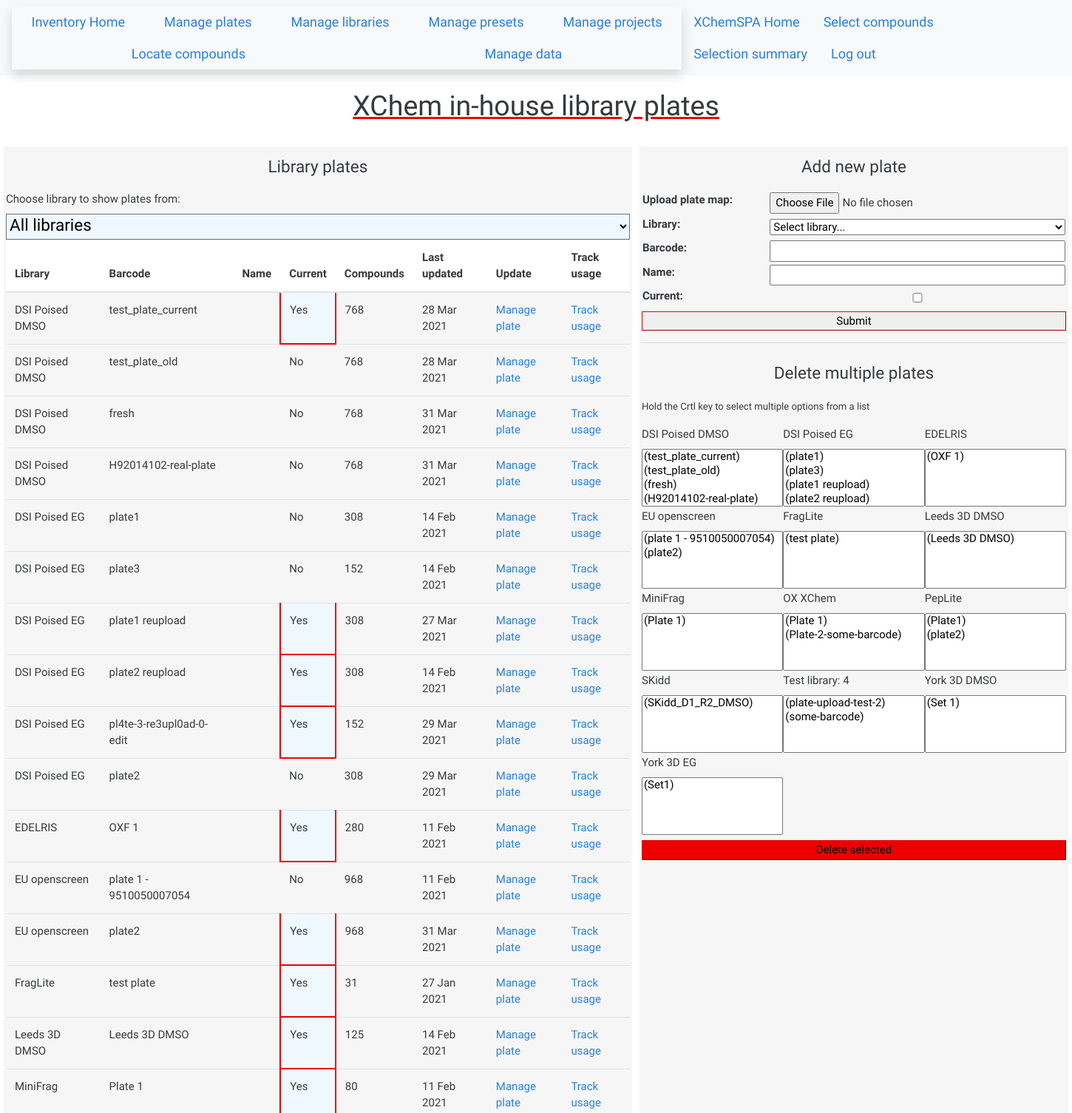
Page /inventory/plates/ (signed in, upper part) on the earlier database version.
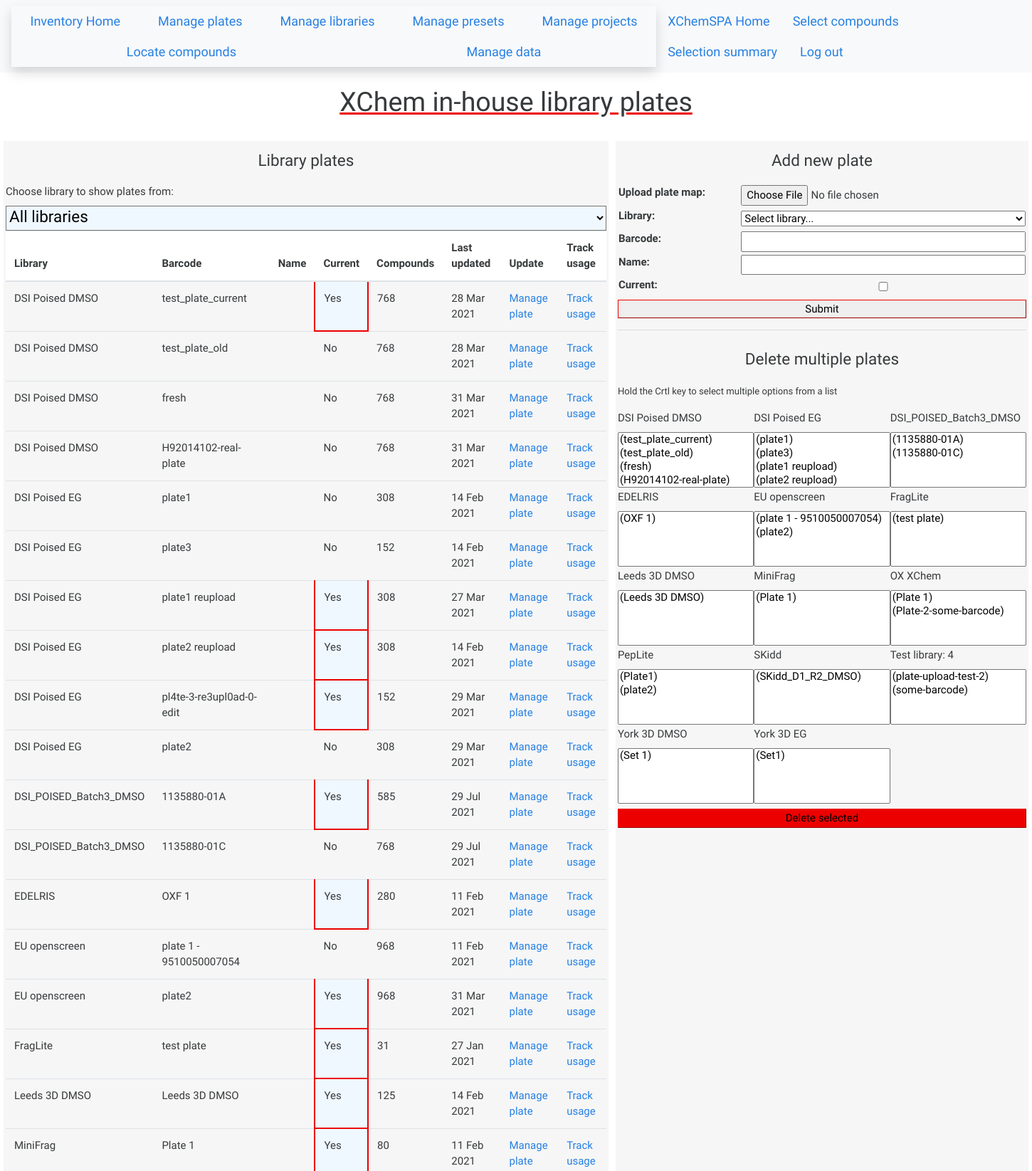
Same page on the later database version.
### API/models.py (models this page shows, shortened)
class Library(models.Model):
    name = models.CharField(max_length=100, blank=True, null=True)
    for_industry = models.BooleanField(default=False)
    public = models.BooleanField(default=False)

class LibraryPlate(models.Model):
    barcode = models.CharField(max_length=100, blank=True, null=True) #string to identify physical plate
    library = models.ForeignKey(Library, on_delete=models.PROTECT, related_name="plates" )
    current = models.BooleanField(default=True)
    last_tested =  models.DateField(auto_now=True)
    name = models.CharField(max_length=100, blank=True, null=True)
    unique_together = ['barcode', 'library']

### inventory/views.py (the view)
# urls.py: path("plates/", views.plates, name="plates"),
@staff_member_required
def plates(request):
	libraries = Library.objects.filter(public=True).order_by("name")
	plate_form = forms.LibraryPlateForm(libs=h.current_library_selection(True))
	return render(request, "inventory/plates.html", {"libraries": libraries, "plate_form" : plate_form})

### inventory/forms.py
class LibraryPlateForm(PlateUpdateForm):
	plate_map = forms.FileField(label='Upload plate map:', required=True)

### inventory/inv_helpers.py (called while the page is built)
def current_library_selection(boolean):
	if boolean == True:
		first_tuple = [("", "Select library...")]
	else:
		first_tuple = []
	return  first_tuple + [(library.id, library.name) for library in Library.objects.filter(public=True)]

### inventory/templates/inventory/plates.html (shortened to what this page needs)
{% extends "layout.html" %}
{% load static %}
  {% block main %}
  <main id="plates">
    <h1>XChem in-house library plates</h1>
    <section id="library-list">
      <h2>Library plates</h2>
      <label>Choose library to show plates from:</label>
      <select class="table-filter" name="library" onchange="showLibrary(value)">
        <option value="all" selected>All libraries</option>
      </select>
      <table id="table" class="table table-hover">
        <thead>
          <th>Library</th>
          <th>Barcode</th>
          <th>Name</th>
          <th>Current</th>
          <th>Compounds</th>
          <th>Last updated</th>
          <th>Update</th>
          <th>Track usage</th>
        </thead>
        <tbody>
          {% for library in libraries %}
            {% if library.plates.all|length > 0 %}
              {% for plate in library.plates.all %}
                <tr class="plate-row" data-lib="{{library.id}}">
                  <td>{{ library.name }}</td>
                  <td>{{ plate.barcode }}</td>
                   <td>{%if plate.name %}{{ plate.name }}{% endif %}</td>
                  {% if plate.current %}
                    <td class="highlight">Yes</td>
                    {% else %}
                    <td>No</td>
                  {% endif %}
                  <td>{{plate.compounds.count}}</td>
                  <td>{{ plate.last_tested|date:"d M Y" }}</td>
                  <td><a href="../update-plate/{{plate.id}}/">Manage plate</a></td>
                  <td><a href="../track-usage/{{plate.id}}/{{plate.last_tested|date:"Y-m-d"}}/general-view/">Track usage</a></td>
                </tr>
              {% endfor %}
            {% endif %}
          {% endfor %}
        </tbody>
      </table>
    </section>
    <section id="upload-form">
	  <div>
		  <h2>Add new plate</h2>
		  <form action="../add-plate/" method="post" enctype="multipart/form-data" >
			<table>
			{{ plate_form.as_table }}
			</table>
			<input type="submit" value="Submit" onclick="showOverlay(['id_plate_map', 'id_library', 'id_barcode'])">
		  </form>
	  </div>
	  <hr>
	   <div id="multi-delete-form">
		  <h2>Delete multiple plates</h2>
		  <form action="../delete-multiple-plates/" method="post">
			<p><small>Hold the Crtl key to select multiple options from a list</small></p>
			<div id="liblist">
				{% for library in libraries %}
				<div>
					<label>{{library.name}}</label>
					<select name="{{library.id}}" multiple>
						{% for plate in library.plates.all %}
						<option value="{{plate.id}}">{%if plate.name%}{{ plate.name }} {% endif %}({{ plate.barcode }})</option>
						{% endfor %}
					</select>
				</div>
				{% endfor%}
			</div>
			<button type="submit" class="delete-button" onclick="showOverlay([])">Delete selected</button>
		  </form>
	  </div>
    </section>
  </main>
  {% endblock %}

### inventory/templates/layout.html (shortened to what this page needs)
{% load static %}
<!DOCTYPE html>
<html lang="en">
<head>
    <link rel="stylesheet" href="https://bootswatch.com/4/cosmo/bootstrap.min.css">
    <link rel="stylesheet" href="https://use.fontawesome.com/releases/v5.6.3/css/all.css">
    <link rel="stylesheet" href="https://unpkg.com/bootstrap-table@1.18.2/dist/bootstrap-table.min.css">
    <link rel="stylesheet" href="{% static "inventory/prep.css" %}">
    <link rel="stylesheet" href="{% static "inventory/style.css" %}">
</head>
<body>
    <nav class="navbar navbar-expand-lg navbar-light bg-light">
		<ul class="nav shadow nav-fill">
			<li class="nav-item">
				<a class="nav-link" href="/inventory/">Inventory Home  </a>
			</li>
			<li class="nav-item active">
				<a class="nav-link" href="/inventory/plates/"> Manage plates </a>
			</li>
			<li class="nav-item active">
				<a class="nav-link" href="/inventory/libraries/">Manage libraries  </a>
			</li>
			<li class="nav-item active">
				<a class="nav-link" href="/inventory/presets/">Manage presets  </a>
			</li>
			<li class="nav-item active">
				<a class="nav-link" href="/inventory/projects/">Manage projects</a>
			</li>
			<li class="nav-item active">
				<a class="nav-link" href="/inventory/locate-compounds/">Locate compounds</a>
			</li>
			<li class="nav-item active">
				<a class="nav-link" href="/inventory/browse-data/">Manage data</a>
			</li>
		</ul>
		<ul class="nav">
			<li class="nav-item">
				<a class="nav-link" href="/">XChemSPA Home  </a>
			</li>
			<li class="nav-item">
				<a class="nav-link" href="/selection/selection/"> Select compounds </a>
			</li>
			<li class="nav-item">
				<a class="nav-link" href="/selection/summary/">Selection summary  </a>
			</li>
			<li class="nav-item">
				<a class="nav-link" href="/accounts/logout/">Log out  </a>
			</li>
		</ul>
	</nav>
	{% block main %}
	{% endblock %}
</body>
</html>

### webSoakDB_frontend/static/inventory/prep.css (style rules this page uses)
body { padding: 0; margin: auto auto; max-width: 2500px; }
section { display: block; background: #f6f6f6; padding: 3px; margin: 5px; position: relative; }
button { border-width: 1px; border-color: #ec0000; }
h1, h2, h3 { text-align: center; padding-bottom: 0.5em; padding-top: 0.5em; }
h1 { text-decoration: underline; text-decoration-color: #ec0000; }
h2 { font-size: 1.5em; }
nav { font-size: 1.2em; }
thead th { position: webkit-sticky; position: sticky; background: white; top: 0; padding: 0; }

### webSoakDB_frontend/static/inventory/style.css (style rules this page uses)
main h1 { grid-column: 1/-1; }
section#library-list { grid-column: 1/2; }
section#upload-form { grid-column: 2/3; }
.delete-button { background: #ec0000; margin-top: 5px; margin-bottom: 5px; }
main#plates { display: grid; grid-template-columns: auto 70ch; }
.highlight { background: aliceblue; border: solid #ec0000 2px; }
#multi-delete-form #liblist { display: grid; grid-template-columns: 1fr 1fr 1fr; }
.button, [type="submit"] { width: 100%; border-width: 1px; border-color: #ec0000; }
hr { color: black; }
main#general-view h1, h2 { grid-column: 1/3; }
table, input, select { width: 100%; }
.table-filter { font-size: 1.5em; padding-bottom: 5px; background: aliceblue; }

Differences in the rows shown:
added Library: name "DSI_POISED_Batch3_DMSO", id "(1135880-01A) / (1135880-01C)"
added LibraryPlate: barcode "1135880-01A", current "Yes", compounds.count "585", last_tested "29 Jul 2021"
added LibraryPlate: barcode "1135880-01C", current "No", compounds.count "768", last_tested "29 Jul 2021"
